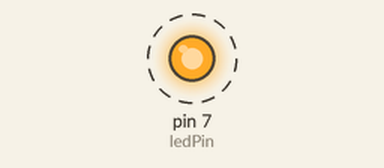
This sketch was run on a simulated Arduino Uno, built with avr-gcc and run on an emulated ATmega328P. On the bench: output pins drawn as LEDs (lit = HIGH). Dashed ring = blinking.

Above: at 0.5 s.
Timing chart, 0 to 4.6 s (numbered marks = the images above):
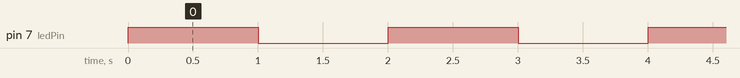

The sketch:

Ex_LED.ino
```cpp
const int ledPin = 7;

void setup()
{
	pinMode(ledPin, OUTPUT);
}

void loop()
{
	digitalWrite(ledPin, HIGH);
  	delay(1000); // 1 second

  	digitalWrite(ledPin, LOW);
  	delay(1000); // 1 second
}
```

Measured:
- by itself, pin 7 (ledPin): alternates HIGH for 1.0 s and LOW for 1.0 s
